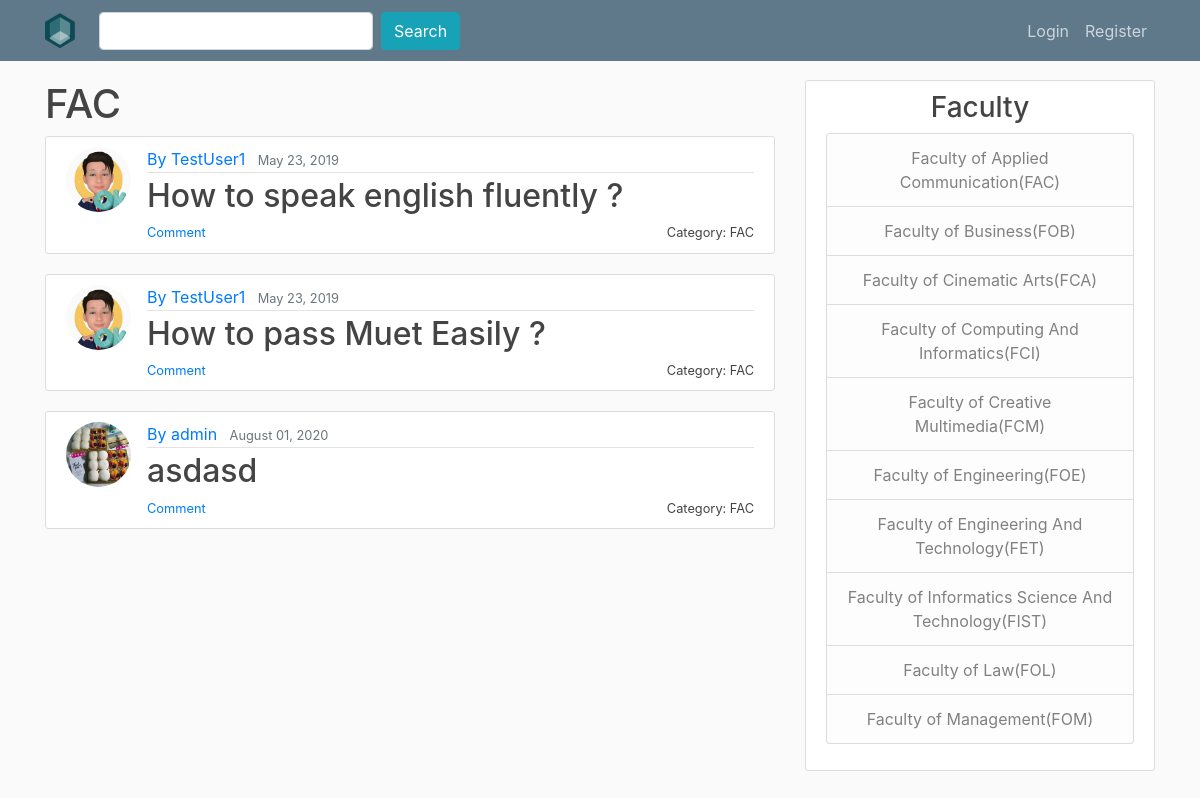
The app's page /category/fac/ with its own data.
### QnA/models.py (models this page shows, shortened)
class category (models.Model):
    category = models.CharField(max_length=100)
    slug = models.SlugField(max_length=100,unique=True)
    def get_absolute_url(self): #this is needed so because the slug for each category is different, hence this is needed to specify the args for the url
        return reverse('category',args=[self.slug])
    def __str__(self):
        return self.category

class question (models.Model):
    title = models.CharField(max_length=100) #use charfield to limit user input
    liked_by = models.ManyToManyField(User,related_name='liked_by_question',blank = True)
    like = models.IntegerField(default=0)
    content = models.TextField() #use TextField if there is no limit for the content
    image = models.ImageField(upload_to="image",blank=True)
    date_published = models.DateTimeField(default=timezone.now) #auto-select the current time
    category = models.ForeignKey(category,on_delete=models.CASCADE)
    author = models.ForeignKey(User, on_delete=models.CASCADE) #if the user is deleted the question will be deleted

### users/models.py (models this page shows, shortened)
class Profile(models.Model):
    user = models.OneToOneField(User, on_delete=models.CASCADE) #make sure no duplicate username
    image = models.ImageField(default="default.png", upload_to="profile_pics") #specify this is image

### QnA/views.py (the view)
# urls.py: path("category/<slug:slug>/",QuestionCategory.as_view(),name="category"),
class QuestionCategory(ListView):
    model = question #choosing the database
    template_name='QnA/category.html' #specifying the template
    ordering = ['-date_published'] #to arrange the post from the latest date published
    paginate_by = 5 #to limit 5 question per page
    def get_queryset(self): #determines the list of objects that you want to display
        self.Category = get_object_or_404(category,slug=self.kwargs['slug']) #it will try to get the category from database which has the same slug as the requesting slug
        return question.objects.filter(category=self.Category) #it will filter the question which is having the same slug as the requesting slug
    def get_context_data(self,**kwargs):#to retrieve the data in list form (question_list)
        context = super(QuestionCategory,self).get_context_data(**kwargs) #to get data from the parent class QuestionCategory I used **kwargs is needed so that it will pass in variable that is not yet defined
        context['category']= self.Category #it will return the question in a list form
        return context

### QnA/templates/QnA/category.html (shortened to what this page needs)
{% extends "QnA/base.html" %}
{% load crispy_forms_tags %}
{% block content %}
    <h1>{{ category.category }}</h1>
	{% for question in question_list %}
		<article class="media content-section">
		  <img class="rounded-circle article-img" src="{{ question.author.profile.image.url }}">
		  <div class="media-body">
		    <div class="article-metadata">
		      <a class="mr-2" href="{% url 'user-profile' question.author.username %}" >By {{ question.author }}</a>
		      <small class="text-muted">{{ question.date_published|date:"F d, Y" }}</small>
		    </div>
				<h2><a class="article-title" style="display : inline" href="{% url 'question-detail' question.pk %}" >{{ question.title }}</a></h2>
				<a href="{{ question.category.get_absolute_url}}"><small class="article-title" style="float: right" >Category: {{ question.category }}</small></a>
                <small class="article-title" style="float: left" ><a href="{% url 'question-detail' question.pk %}">Comment</a></small>
		  </div>
		</article>
	{% empty %}
	<h1>There are currently no question in {{ category.category }}</h1>
	{% endfor %}
{% endblock %}

### QnA/static/QnA/base.css (style rules this page uses)
body { background: #fafafa; color: #333333; margin-top: 5rem; }
h1, h2, h3, h4, h5, h6 { color: #444444; }
.content-section { background: #ffffff; padding: 10px 20px; border: 1px solid #dddddd; border-radius: 3px; margin-bottom: 20px; }
.article-title { color: #444444; }
.article-img { height: 65px; width: 65px; margin-right: 16px; }
.article-metadata { padding-bottom: 1px; margin-bottom: 4px; border-bottom: 1px solid #e3e3e3 }

### records on screen
category: category "FAC"
question: author.profile.image (picture), author "TestUser1", date_published "May 23, 2019", title "How to speak english fluently ?", category "FAC"
question: author.profile.image (picture), author "TestUser1", date_published "May 23, 2019", title "How to pass Muet Easily ?", category "FAC"
question: author.profile.image (picture), author "admin", date_published "August 01, 2020", title "asdasd", category "FAC"
